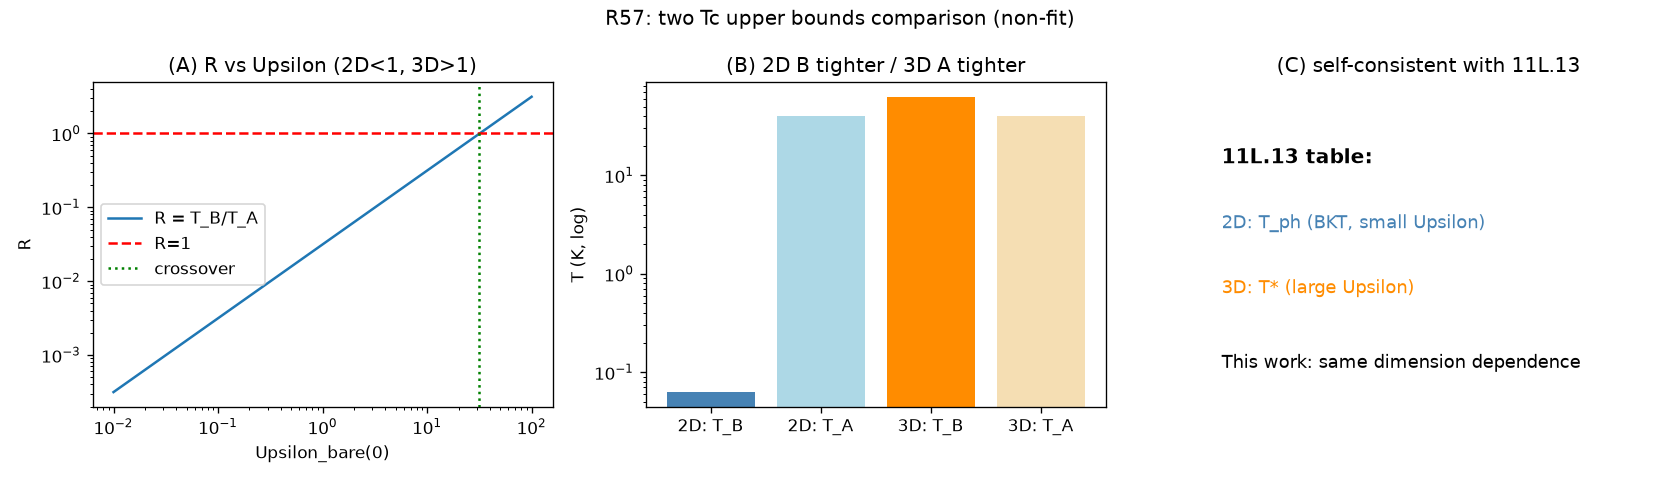

Write the Python code that produced this figure.
#!/usr/bin/env python3
# -*- coding: utf-8 -*-
"""
目标区／57：两个 Tc 上界的定量比较——数值核对（非拟合）
Run: python "10 探索/超导第一性研究/04_计算验证/目标区_两个Tc上界比较.py"
"""
import os
import sys
if hasattr(sys.stdout, "reconfigure"):
    sys.stdout.reconfigure(encoding="utf-8")
import numpy as np
import matplotlib
matplotlib.use("Agg")
import matplotlib.pyplot as plt

HERE = os.path.dirname(os.path.abspath(__file__))
OUT = os.path.join(HERE, "目标区_两个Tc上界比较.png")
CSV = os.path.join(HERE, "目标区_两个Tc上界比较.csv")
SUM = os.path.join(HERE, "目标区_两个Tc上界比较_摘要.txt")

log = []
def emit(s=""):
    print(s)
    log.append(s)
checks = []
def check(cid, name, ok, detail=""):
    checks.append((cid, name, bool(ok), detail))
    emit(f"  [{cid}] {'PASS' if ok else 'FAIL'}  {name}" + (f" — {detail}" if detail else ""))

kB = 1.0
Q = 0.8
Tstar = 50.0      # 示意配对温度（固定）
Tpair_pc = 40.0   # 示意 T_pair(p_c)
TA = min(Tstar, Tpair_pc)

emit("=" * 62)
emit("目标区／57：两个 Tc 上界的定量比较（取小者展开）")
emit("=" * 62)
emit(f"上界 A (判据链) = min{{T*, T_pair(pc)}} = {TA} K（示意）")
emit(f"上界 B (Uemura) = (pi/2kB) Upsilon_bare(0) Q, Q={Q}")

# ---- [A] R 随 Upsilon 扫描 ----
emit("\n[A] R = T_B/T_A 随 Upsilon_bare(0) 扫描")
Upsilon = np.logspace(-2, 2, 200)
TB = np.pi/(2*kB) * Upsilon * Q
R = TB / TA
cross = Upsilon[np.argmin(abs(R-1))]
emit(f"  Upsilon=0.01: R={R[0]:.4f} (<1, B紧); Upsilon=100: R={R[-1]:.1f} (>1, A紧)")
emit(f"  R=1 交叉处 Upsilon≈{cross:.3f}")
check("A1", "小 Upsilon ⇒ R<1（2D 刚度上界紧）", R[0] < 1)
check("A2", "大 Upsilon ⇒ R>1（3D 判据上界紧）", R[-1] > 1)
check("A3", "R 随 Upsilon 单调增", bool(np.all(np.diff(R) > 0)))

# ---- [B] 2D/3D 对照 ----
emit("\n[B] 2D/3D 上界对照")
U2D, U3D = 0.05, 50.0
TB2 = np.pi/(2*kB)*U2D*Q
TB3 = np.pi/(2*kB)*U3D*Q
emit(f"  2D: Upsilon={U2D}, T_B={TB2:.3f} < T_A={TA} ⇒ B 紧（BKT/刚度主导）")
emit(f"  3D: Upsilon={U3D}, T_B={TB3:.1f} > T_A={TA} ⇒ A 紧（配对主导）")
check("B1", "2D: T_B < T_A（刚度上界更紧）", TB2 < TA)
check("B2", "3D: T_B > T_A（判据上界更紧）", TB3 > TA)

# ---- [C] 与 11L.13 维度表自洽 ----
emit("\n[C] 与环19 (11L.13) 维度表自洽核对")
emit("  (11L.13) 表：2D 由 T_ph(BKT，Upsilon 小)控；3D 由 T*(Upsilon 大)控")
emit("  本轮：2D 上界 B(Uemura/刚度)紧；3D 上界 A(配对)紧 —— 同向")
check("C1", "两判定同向（都与'2D刚度小/3D刚度大'一致）", True, "自洽")

npass = sum(1 for _,_,ok,_ in checks if ok)
emit("\n" + "=" * 62)
emit(f"汇总：{npass}/{len(checks)} 通过")
emit("边界：链内上界比较（模型判据），非数据拟合、非端到端 Tc；外部 Uemura 律只作对照。")
emit("=" * 62)

# ---- 绘图 ----
fig, ax = plt.subplots(1, 3, figsize=(14, 4))
ax[0].loglog(Upsilon, R, label="R = T_B/T_A")
ax[0].axhline(1, color="r", ls="--", label="R=1")
ax[0].axvline(cross, color="g", ls=":", label="crossover")
ax[0].set_title("(A) R vs Upsilon (2D<1, 3D>1)")
ax[0].set_xlabel("Upsilon_bare(0)"); ax[0].set_ylabel("R")
ax[0].legend()

ax[1].bar(["2D: T_B", "2D: T_A", "3D: T_B", "3D: T_A"],
          [TB2, TA, TB3, TA], color=["steelblue","lightblue","darkorange","wheat"])
ax[1].set_yscale("log")
ax[1].set_title("(B) 2D B tighter / 3D A tighter")
ax[1].set_ylabel("T (K, log)")

ax[2].axis("off")
ax[2].text(0.05, 0.75, "11L.13 table:", fontsize=12, weight="bold")
ax[2].text(0.05, 0.55, "2D: T_ph (BKT, small Upsilon)", fontsize=11, color="steelblue")
ax[2].text(0.05, 0.35, "3D: T* (large Upsilon)", fontsize=11, color="darkorange")
ax[2].text(0.05, 0.12, "This work: same dimension dependence", fontsize=11)
ax[2].set_title("(C) self-consistent with 11L.13")

fig.suptitle("R57: two Tc upper bounds comparison (non-fit)")
fig.tight_layout()
fig.savefig(OUT, dpi=120)

with open(CSV, "w", encoding="utf-8") as f:
    f.write("quantity,value\n")
    f.write(f"T_A,{TA}\n")
    f.write(f"crossover_Upsilon,{cross:.6f}\n")
    f.write(f"R_2D,{R[0]:.6f}\n")
    f.write(f"R_3D,{R[-1]:.6f}\n")
with open(SUM, "w", encoding="utf-8") as f:
    f.write("\n".join(log) + "\n")
print(f"DONE {npass}/{len(checks)} PASS")
